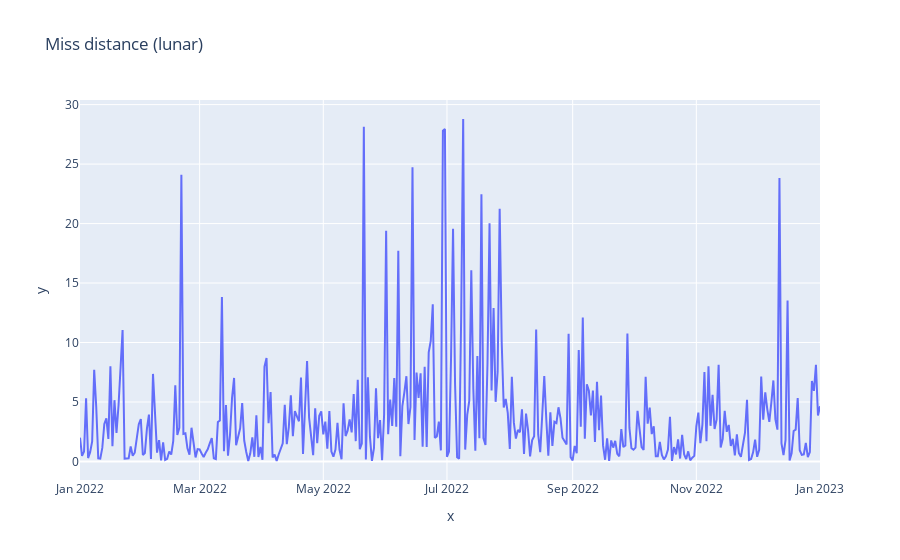

The notebook cell saved with this chart:
### Code cell
fig = px.line( y=df_dis_lunar_min, x=df_dis_lunar_min.index,title='Miss distance (lunar)')
fig.show()

### Figure 1 — Plotly figure (JSON) as saved in the notebook; plotly's stock layout.template omitted (floating-point values rounded to 4 significant figures; data arrays with more than 128 entries replaced by an {"elided": "..."} marker saying what was removed)
{"data": [{"hovertemplate": "x=%{x}<br>y=%{y}<extra></extra>", "legendgroup": "", "line": {"color": "#636efa", "dash": "solid"}, "marker": {"symbol": "circle"}, "mode": "lines", "name": "", "orientation": "v", "showlegend": false, "type": "scatter", "x": {"elided": "366 str values"}, "xaxis": "x", "y": {"elided": "366 float values"}, "yaxis": "y"}], "layout": {"legend": {"tracegroupgap": 0}, "title": {"text": "Miss distance (lunar)"}, "xaxis": {"anchor": "y", "domain": [0, 1], "title": {"text": "x"}}, "yaxis": {"anchor": "x", "domain": [0, 1], "title": {"text": "y"}}}}
